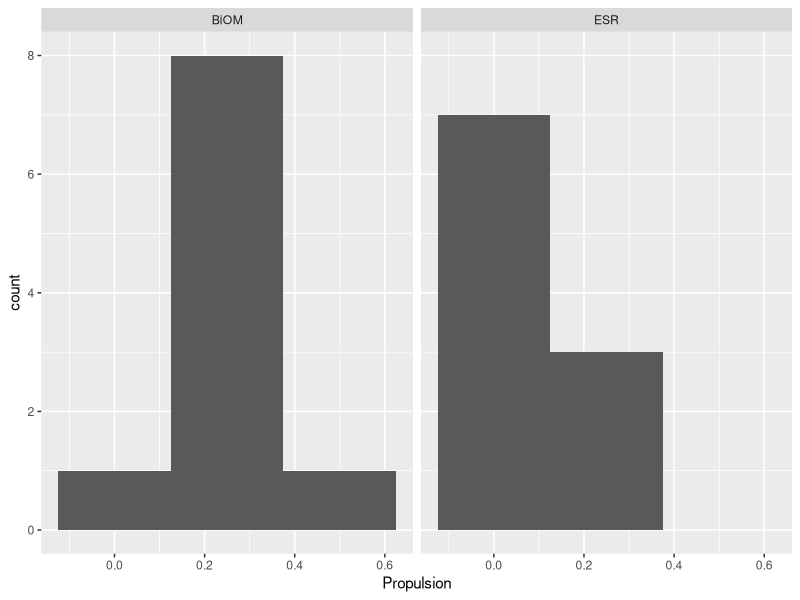
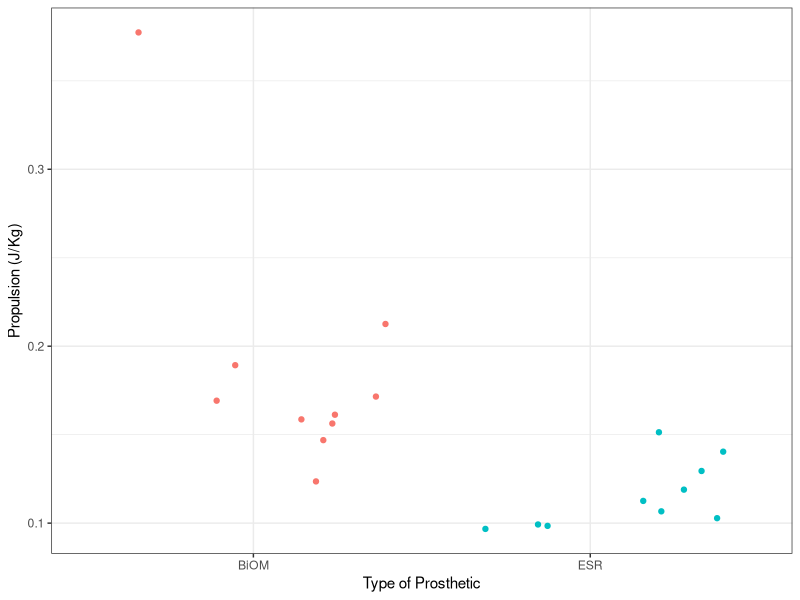
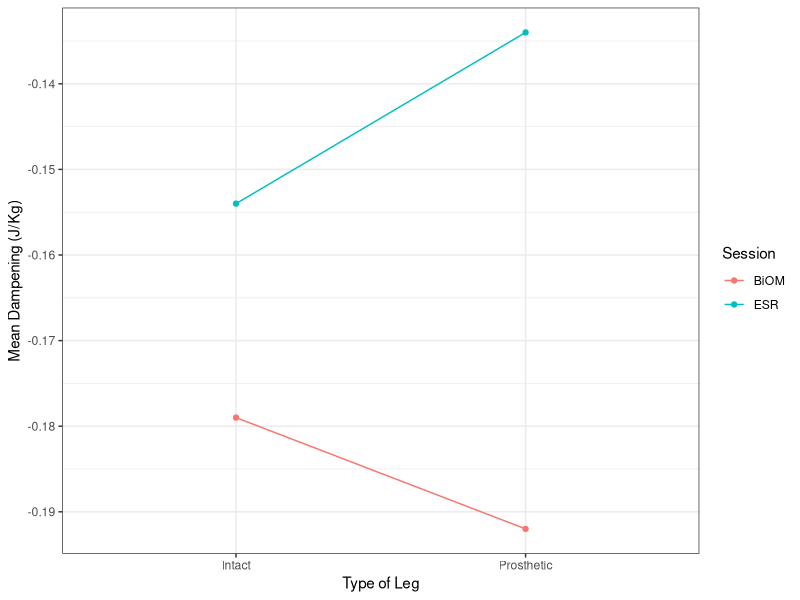
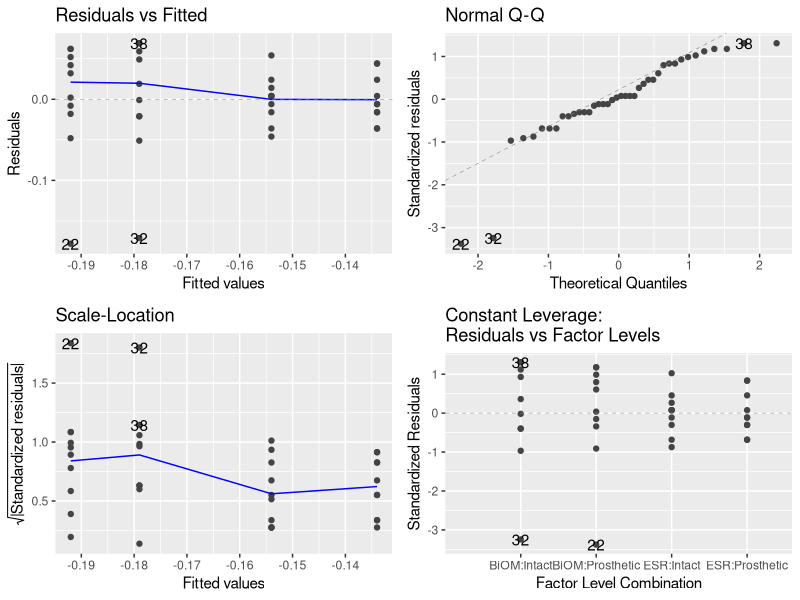
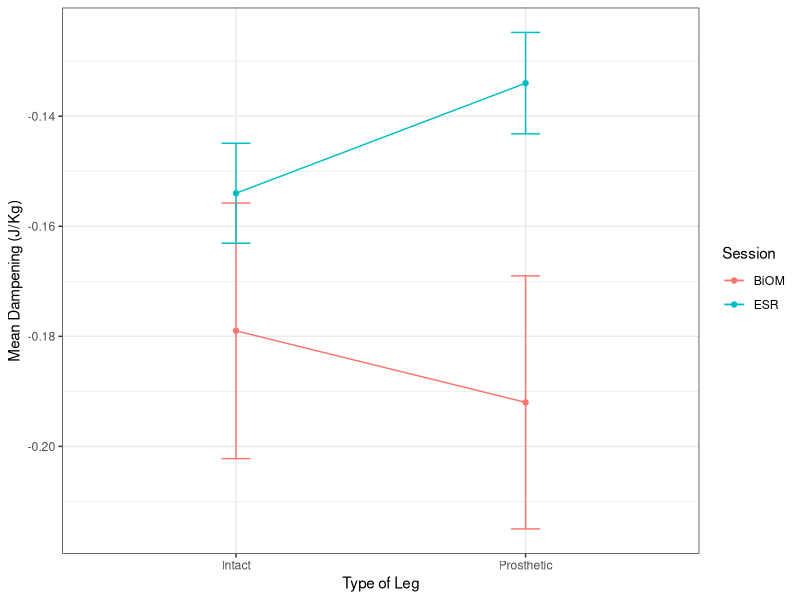
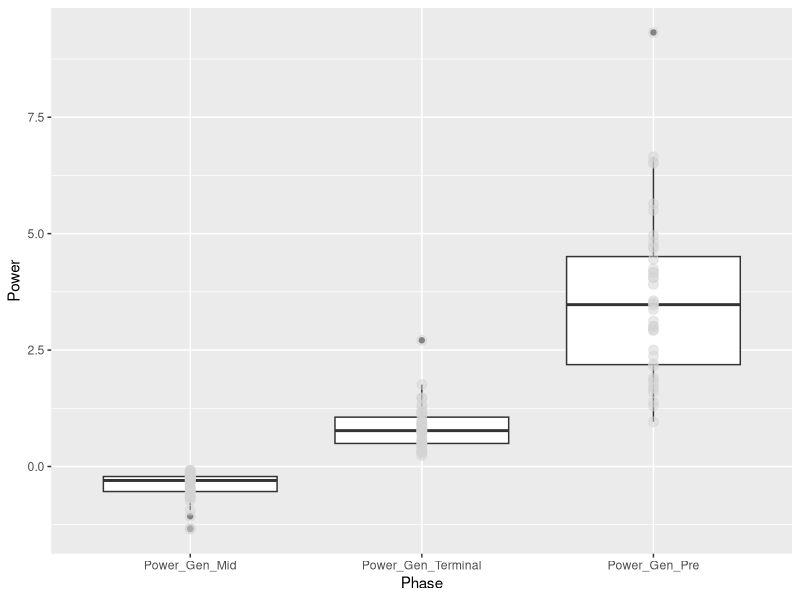
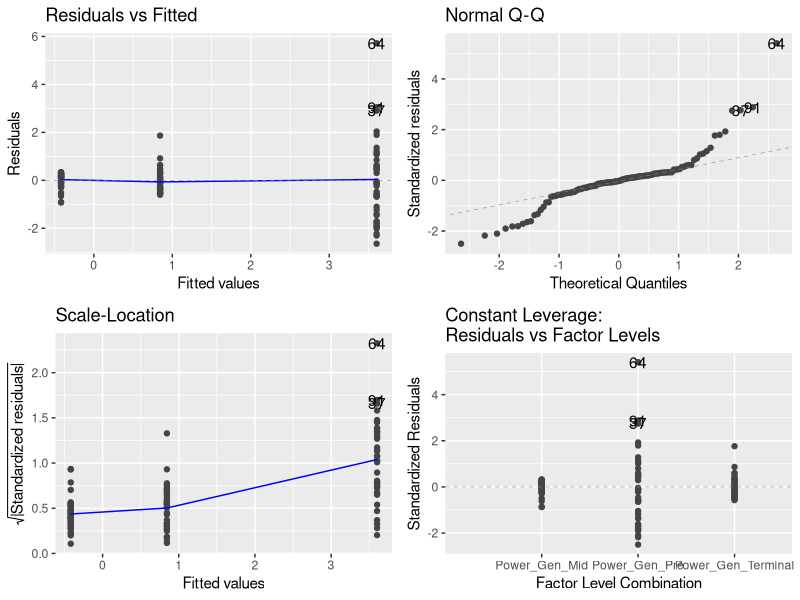
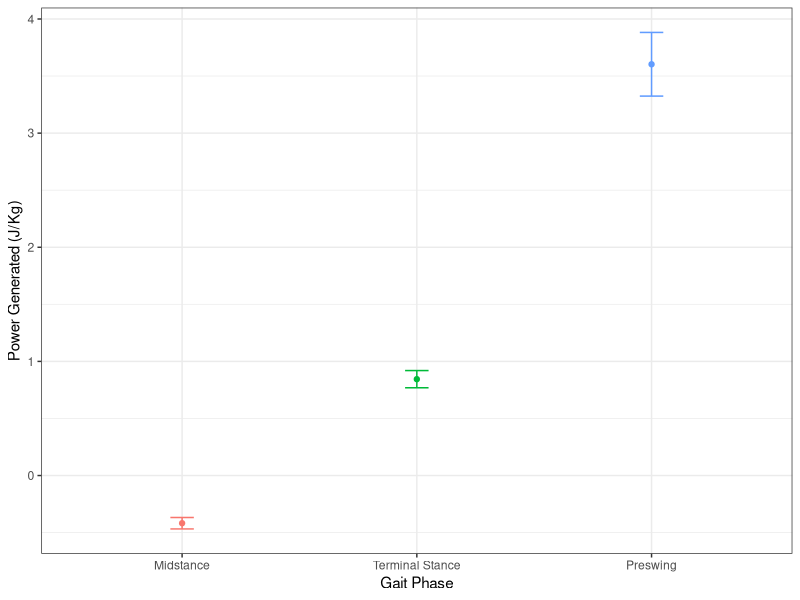

Reproduce these figures in R, in order.
## ---- chunk 1
# clear R's environment
rm(list = ls())

# import the modules that we need
library(dplyr)
library(ggplot2)
library(tidyr)
library(ggfortify)
library(here)
## ---- chunk 2
DF <- read.csv(here("Data", "Processed", "processed_prosthetic_analysis.csv"))
## ---- chunk 3
# make a histogram of the propulsion based on prosthetic type
ggplot(filter(DF, Side == "Prosthetic"), aes(x = Propulsion))+
    geom_histogram(binwidth = 0.25)+
    facet_wrap(~Session)
## ---- chunk 4
# separate the prosthetic data from the data corresponding to the intact leg data.
DF_prosthetic <- DF %>% filter(Side == "Prosthetic")

# take a look to check the structure of the new data frame
glimpse(DF_prosthetic)
## ---- chunk 5
# perform two sample t test
t.test(Propulsion ~ Session, data = DF_prosthetic)
## ---- chunk 6
# make a scatter plot comparing the distribution of propulsion values between the active and passive prostheses
ggplot(DF_prosthetic, aes(Session, Propulsion, colour = Session))+
     xlab("Type of Prosthetic")+
     ylab("Propulsion (J/Kg)")+
     geom_jitter()+
     theme_bw()+
     theme(legend.position="none")
## ---- chunk 7
# convert the Session and the Side categories to factor data and take a look at the variables
DF$Session <- as.factor(DF$Session)
DF$Side <- as.factor(DF$Side)

levels(DF$Session)
levels(DF$Side)
## ---- chunk 8
meanDF <- DF %>% group_by(Side, Session) %>% summarise(meanDampening = mean(Braking))
## ---- chunk 9
# Add color to the plot to show the differences between the different types of prostheses compared to the intact leg
ggplot(meanDF, aes(Side, meanDampening, color = Session, group = Session))+
     geom_point()+
     geom_line()+
     theme_bw()+
     ylab("Mean Dampening (J/Kg)")+
     xlab("Type of Leg")
## ---- chunk 10
# use the lm() function to create the model
model_dampening <- lm(Braking ~ Session+Side+Session*Side, data = DF)
## ---- chunk 11
autoplot(model_dampening, smooth.color = NA)
## ---- chunk 12
# generate ANOVA table
anova(model_dampening)
## ---- chunk 13
# take a look at the summary and comparisons between the specific conditions
summary.lm(model_dampening)
## ---- chunk 14
# grab the standard error values to report

sumDF<-DF %>% group_by(Side, Session) %>% summarise(
     meanDamp = mean(Braking),
     seDamp = sd(Braking)/sqrt(sum(!is.na(Braking)))
)

# create scatterplot with error bars
ggplot(sumDF, aes(Side, meanDamp, color = Session, group = Session))+
     geom_point()+
     geom_line()+
     geom_errorbar(aes(ymin = meanDamp - seDamp,
                       ymax = meanDamp + seDamp), width = 0.1)+
     theme_bw()+
    xlab("Type of Leg")+
    ylab("Mean Dampening (J/Kg)")
## ---- chunk 15
# convert the data to long format
DF_long <- pivot_longer(DF, names_to = "Phase", cols = Power_Gen_Pre:Power_Gen_Terminal,  values_to = "Power")

# convert the phase data from character data to factor data
DF_long$Phase <- as.factor(DF_long$Phase)
levels(DF_long$Phase)

# relevel the Phase factor to put the levels in the correct order which should be midstance, terminalstance, preswing
DF_long$Phase <- factor(DF_long$Phase, levels=c('Power_Gen_Mid', 'Power_Gen_Terminal', 'Power_Gen_Pre'))
## ---- chunk 16

# make a boxplot of the data
ggplot(DF_long, aes(Phase, Power)) +
  geom_boxplot()+
  geom_point(size = 3, colour = 'lightgrey', alpha = 0.5)
## ---- chunk 17
# Use the aov() function to generate a repeated ANOVA model
power_model <- aov(Power~factor(Phase), data = DF_long)
## ---- chunk 18
# check assumptions
autoplot(power_model, smooth.color = NA)
## ---- chunk 19
# run a summary of the model
summary(power_model)
## ---- chunk 20
# calculate the means and standard errors of these by group

sum_power <-DF_long %>% group_by(Phase) %>% summarise(
     meanPower = mean(Power),
     sePower = sd(Power)/sqrt(sum(!is.na(Power)))
)

# reassign the values of the different gait phases to make them show up nicer on the graph
sum_power$Phase <- recode(sum_power$Phase, Power_Gen_Mid = 'Midstance', 
                                       Power_Gen_Terminal = 'Terminal Stance',
                                       Power_Gen_Pre = 'Preswing')
## ---- chunk 21
# create scatterplot with error bars
ggplot(sum_power, aes(Phase, meanPower, color = Phase))+
     geom_point()+
     geom_line()+
     geom_errorbar(aes(ymin = meanPower - sePower,
                       ymax = meanPower + sePower), width = 0.1)+
    theme_bw()+
    theme(legend.position="none")+
    xlab("Gait Phase")+
    ylab("Power Generated (J/Kg)")
    
